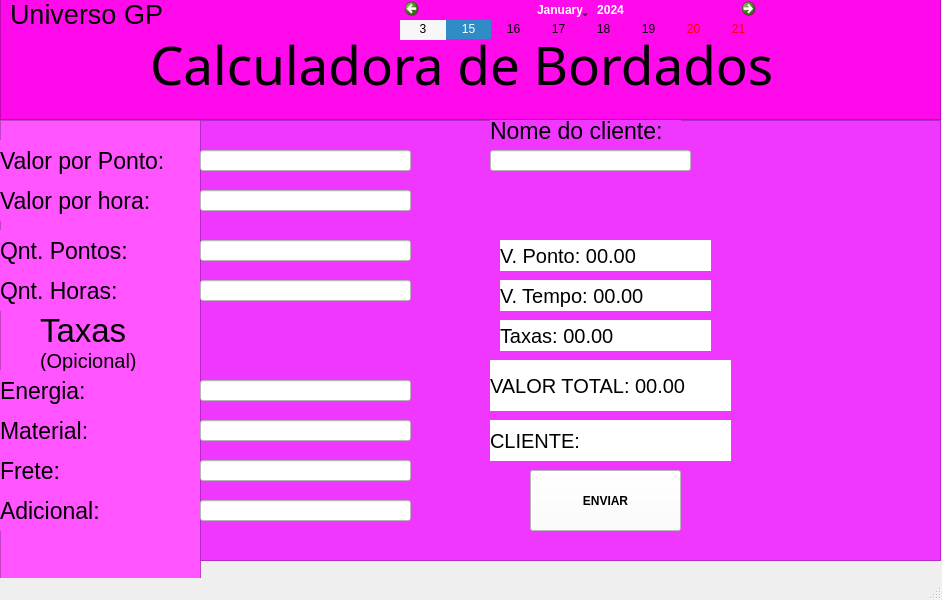
<?xml version="1.0" encoding="UTF-8"?>
<ui version="4.0">
 <class>MainWindow</class>
 <widget class="QMainWindow" name="MainWindow">
  <property name="geometry">
   <rect>
    <x>0</x>
    <y>0</y>
    <width>942</width>
    <height>600</height>
   </rect>
  </property>
  <property name="windowTitle">
   <string>MainWindow</string>
  </property>
  <widget class="QWidget" name="centralwidget">
   <widget class="QFrame" name="frame">
    <property name="geometry">
     <rect>
      <x>0</x>
      <y>-1</y>
      <width>941</width>
      <height>121</height>
     </rect>
    </property>
    <property name="styleSheet">
     <string notr="true">background-color: rgb(255, 10, 235);</string>
    </property>
    <property name="frameShape">
     <enum>QFrame::StyledPanel</enum>
    </property>
    <property name="frameShadow">
     <enum>QFrame::Raised</enum>
    </property>
    <widget class="QLabel" name="label">
     <property name="geometry">
      <rect>
       <x>150</x>
       <y>30</y>
       <width>681</width>
       <height>71</height>
      </rect>
     </property>
     <property name="font">
      <font>
       <family>Myriad Pro</family>
       <pointsize>40</pointsize>
      </font>
     </property>
     <property name="text">
      <string>Calculadora de Bordados</string>
     </property>
     <property name="margin">
      <number>1</number>
     </property>
    </widget>
    <widget class="QLabel" name="label_2">
     <property name="geometry">
      <rect>
       <x>10</x>
       <y>0</y>
       <width>331</width>
       <height>31</height>
      </rect>
     </property>
     <property name="font">
      <font>
       <pointsize>20</pointsize>
      </font>
     </property>
     <property name="text">
      <string>Universo GP</string>
     </property>
    </widget>
    <widget class="QCalendarWidget" name="calendarWidget">
     <property name="geometry">
      <rect>
       <x>400</x>
       <y>0</y>
       <width>361</width>
       <height>41</height>
      </rect>
     </property>
    </widget>
   </widget>
   <widget class="QFrame" name="frame_2">
    <property name="geometry">
     <rect>
      <x>0</x>
      <y>120</y>
      <width>201</width>
      <height>471</height>
     </rect>
    </property>
    <property name="styleSheet">
     <string notr="true">background-color: rgb(255, , 107);
background-color: rgb(255, 84, 255);</string>
    </property>
    <property name="frameShape">
     <enum>QFrame::StyledPanel</enum>
    </property>
    <property name="frameShadow">
     <enum>QFrame::Raised</enum>
    </property>
    <widget class="QLabel" name="label_3">
     <property name="geometry">
      <rect>
       <x>0</x>
       <y>20</y>
       <width>191</width>
       <height>41</height>
      </rect>
     </property>
     <property name="font">
      <font>
       <pointsize>17</pointsize>
      </font>
     </property>
     <property name="text">
      <string>Valor por Ponto:</string>
     </property>
    </widget>
    <widget class="QLabel" name="label_4">
     <property name="geometry">
      <rect>
       <x>0</x>
       <y>60</y>
       <width>191</width>
       <height>41</height>
      </rect>
     </property>
     <property name="font">
      <font>
       <pointsize>17</pointsize>
      </font>
     </property>
     <property name="text">
      <string>Valor por hora:</string>
     </property>
    </widget>
    <widget class="QLabel" name="label_5">
     <property name="geometry">
      <rect>
       <x>0</x>
       <y>110</y>
       <width>201</width>
       <height>41</height>
      </rect>
     </property>
     <property name="font">
      <font>
       <pointsize>17</pointsize>
      </font>
     </property>
     <property name="text">
      <string>Qnt. Pontos:</string>
     </property>
    </widget>
    <widget class="QLabel" name="label_6">
     <property name="geometry">
      <rect>
       <x>0</x>
       <y>150</y>
       <width>191</width>
       <height>41</height>
      </rect>
     </property>
     <property name="font">
      <font>
       <pointsize>17</pointsize>
      </font>
     </property>
     <property name="text">
      <string>Qnt. Horas:</string>
     </property>
    </widget>
    <widget class="QLabel" name="label_7">
     <property name="geometry">
      <rect>
       <x>40</x>
       <y>190</y>
       <width>141</width>
       <height>41</height>
      </rect>
     </property>
     <property name="font">
      <font>
       <pointsize>25</pointsize>
      </font>
     </property>
     <property name="text">
      <string>Taxas </string>
     </property>
    </widget>
    <widget class="QLabel" name="label_8">
     <property name="geometry">
      <rect>
       <x>0</x>
       <y>250</y>
       <width>191</width>
       <height>41</height>
      </rect>
     </property>
     <property name="font">
      <font>
       <pointsize>17</pointsize>
      </font>
     </property>
     <property name="text">
      <string>Energia:</string>
     </property>
    </widget>
    <widget class="QLabel" name="label_9">
     <property name="geometry">
      <rect>
       <x>0</x>
       <y>290</y>
       <width>191</width>
       <height>41</height>
      </rect>
     </property>
     <property name="font">
      <font>
       <pointsize>17</pointsize>
      </font>
     </property>
     <property name="text">
      <string>Material:</string>
     </property>
    </widget>
    <widget class="QLabel" name="label_10">
     <property name="geometry">
      <rect>
       <x>0</x>
       <y>330</y>
       <width>191</width>
       <height>41</height>
      </rect>
     </property>
     <property name="font">
      <font>
       <pointsize>17</pointsize>
      </font>
     </property>
     <property name="text">
      <string>Frete:</string>
     </property>
    </widget>
    <widget class="QLabel" name="label_11">
     <property name="geometry">
      <rect>
       <x>0</x>
       <y>370</y>
       <width>191</width>
       <height>41</height>
      </rect>
     </property>
     <property name="font">
      <font>
       <pointsize>17</pointsize>
      </font>
     </property>
     <property name="text">
      <string>Adicional:</string>
     </property>
    </widget>
    <widget class="QLabel" name="label_12">
     <property name="geometry">
      <rect>
       <x>40</x>
       <y>230</y>
       <width>131</width>
       <height>21</height>
      </rect>
     </property>
     <property name="font">
      <font>
       <pointsize>15</pointsize>
      </font>
     </property>
     <property name="text">
      <string>(Opicional)</string>
     </property>
    </widget>
   </widget>
   <widget class="QFrame" name="frame_3">
    <property name="geometry">
     <rect>
      <x>200</x>
      <y>120</y>
      <width>741</width>
      <height>441</height>
     </rect>
    </property>
    <property name="styleSheet">
     <string notr="true">background-color: rgb(239, 55, 255);</string>
    </property>
    <property name="frameShape">
     <enum>QFrame::StyledPanel</enum>
    </property>
    <property name="frameShadow">
     <enum>QFrame::Raised</enum>
    </property>
    <widget class="QLineEdit" name="lineEdit">
     <property name="geometry">
      <rect>
       <x>0</x>
       <y>30</y>
       <width>211</width>
       <height>21</height>
      </rect>
     </property>
     <property name="styleSheet">
      <string notr="true">background-color: rgb(255, 255, 255);</string>
     </property>
     <property name="text">
      <string/>
     </property>
    </widget>
    <widget class="QLineEdit" name="lineEdit_2">
     <property name="geometry">
      <rect>
       <x>0</x>
       <y>70</y>
       <width>211</width>
       <height>21</height>
      </rect>
     </property>
     <property name="styleSheet">
      <string notr="true">background-color: rgb(255, 255, 255);</string>
     </property>
     <property name="text">
      <string/>
     </property>
    </widget>
    <widget class="QLineEdit" name="lineEdit_3">
     <property name="geometry">
      <rect>
       <x>0</x>
       <y>120</y>
       <width>211</width>
       <height>21</height>
      </rect>
     </property>
     <property name="styleSheet">
      <string notr="true">background-color: rgb(255, 255, 255);</string>
     </property>
     <property name="text">
      <string/>
     </property>
    </widget>
    <widget class="QLineEdit" name="lineEdit_4">
     <property name="geometry">
      <rect>
       <x>0</x>
       <y>160</y>
       <width>211</width>
       <height>21</height>
      </rect>
     </property>
     <property name="styleSheet">
      <string notr="true">background-color: rgb(255, 255, 255);</string>
     </property>
     <property name="text">
      <string/>
     </property>
    </widget>
    <widget class="QLineEdit" name="lineEdit_5">
     <property name="geometry">
      <rect>
       <x>0</x>
       <y>260</y>
       <width>211</width>
       <height>21</height>
      </rect>
     </property>
     <property name="styleSheet">
      <string notr="true">background-color: rgb(255, 255, 255);</string>
     </property>
     <property name="text">
      <string/>
     </property>
    </widget>
    <widget class="QLineEdit" name="lineEdit_6">
     <property name="geometry">
      <rect>
       <x>0</x>
       <y>300</y>
       <width>211</width>
       <height>21</height>
      </rect>
     </property>
     <property name="styleSheet">
      <string notr="true">background-color: rgb(255, 255, 255);</string>
     </property>
     <property name="text">
      <string/>
     </property>
    </widget>
    <widget class="QLineEdit" name="lineEdit_7">
     <property name="geometry">
      <rect>
       <x>0</x>
       <y>340</y>
       <width>211</width>
       <height>21</height>
      </rect>
     </property>
     <property name="styleSheet">
      <string notr="true">background-color: rgb(255, 255, 255);</string>
     </property>
     <property name="text">
      <string/>
     </property>
    </widget>
    <widget class="QLineEdit" name="lineEdit_8">
     <property name="geometry">
      <rect>
       <x>0</x>
       <y>380</y>
       <width>211</width>
       <height>21</height>
      </rect>
     </property>
     <property name="styleSheet">
      <string notr="true">background-color: rgb(255, 255, 255);</string>
     </property>
     <property name="text">
      <string/>
     </property>
    </widget>
    <widget class="QPushButton" name="pushButton">
     <property name="geometry">
      <rect>
       <x>330</x>
       <y>350</y>
       <width>151</width>
       <height>61</height>
      </rect>
     </property>
     <property name="font">
      <font>
       <weight>75</weight>
       <bold>true</bold>
      </font>
     </property>
     <property name="styleSheet">
      <string notr="true">background-color: rgb(255, 255, 255);</string>
     </property>
     <property name="text">
      <string>ENVIAR</string>
     </property>
    </widget>
    <widget class="QLabel" name="label_13">
     <property name="geometry">
      <rect>
       <x>290</x>
       <y>240</y>
       <width>241</width>
       <height>51</height>
      </rect>
     </property>
     <property name="font">
      <font>
       <pointsize>15</pointsize>
      </font>
     </property>
     <property name="styleSheet">
      <string notr="true">background-color: rgb(255, 255, 255);</string>
     </property>
     <property name="text">
      <string>VALOR TOTAL: 00.00</string>
     </property>
    </widget>
    <widget class="QLabel" name="label_14">
     <property name="geometry">
      <rect>
       <x>290</x>
       <y>-10</y>
       <width>191</width>
       <height>41</height>
      </rect>
     </property>
     <property name="font">
      <font>
       <pointsize>17</pointsize>
      </font>
     </property>
     <property name="text">
      <string>Nome do cliente:</string>
     </property>
    </widget>
    <widget class="QLineEdit" name="lineEdit_9">
     <property name="geometry">
      <rect>
       <x>290</x>
       <y>30</y>
       <width>201</width>
       <height>21</height>
      </rect>
     </property>
     <property name="styleSheet">
      <string notr="true">background-color: rgb(255, 255, 255);</string>
     </property>
    </widget>
    <widget class="QLabel" name="label_15">
     <property name="geometry">
      <rect>
       <x>300</x>
       <y>200</y>
       <width>211</width>
       <height>31</height>
      </rect>
     </property>
     <property name="font">
      <font>
       <pointsize>15</pointsize>
      </font>
     </property>
     <property name="styleSheet">
      <string notr="true">background-color: rgb(255, 255, 255);</string>
     </property>
     <property name="text">
      <string>Taxas: 00.00</string>
     </property>
    </widget>
    <widget class="QLabel" name="label_16">
     <property name="geometry">
      <rect>
       <x>300</x>
       <y>160</y>
       <width>211</width>
       <height>31</height>
      </rect>
     </property>
     <property name="font">
      <font>
       <pointsize>15</pointsize>
      </font>
     </property>
     <property name="styleSheet">
      <string notr="true">background-color: rgb(255, 255, 255);</string>
     </property>
     <property name="text">
      <string>V. Tempo: 00.00</string>
     </property>
    </widget>
    <widget class="QLabel" name="label_17">
     <property name="geometry">
      <rect>
       <x>300</x>
       <y>120</y>
       <width>211</width>
       <height>31</height>
      </rect>
     </property>
     <property name="font">
      <font>
       <pointsize>15</pointsize>
      </font>
     </property>
     <property name="styleSheet">
      <string notr="true">background-color: rgb(255, 255, 255);</string>
     </property>
     <property name="text">
      <string>V. Ponto: 00.00</string>
     </property>
    </widget>
    <widget class="QLabel" name="label_18">
     <property name="geometry">
      <rect>
       <x>290</x>
       <y>300</y>
       <width>241</width>
       <height>41</height>
      </rect>
     </property>
     <property name="font">
      <font>
       <pointsize>15</pointsize>
      </font>
     </property>
     <property name="styleSheet">
      <string notr="true">background-color: rgb(255, 255, 255);</string>
     </property>
     <property name="text">
      <string>CLIENTE: </string>
     </property>
    </widget>
   </widget>
  </widget>
  <widget class="QMenuBar" name="menubar">
   <property name="geometry">
    <rect>
     <x>0</x>
     <y>0</y>
     <width>942</width>
     <height>21</height>
    </rect>
   </property>
  </widget>
  <widget class="QStatusBar" name="statusbar"/>
 </widget>
 <resources/>
 <connections/>
</ui>
